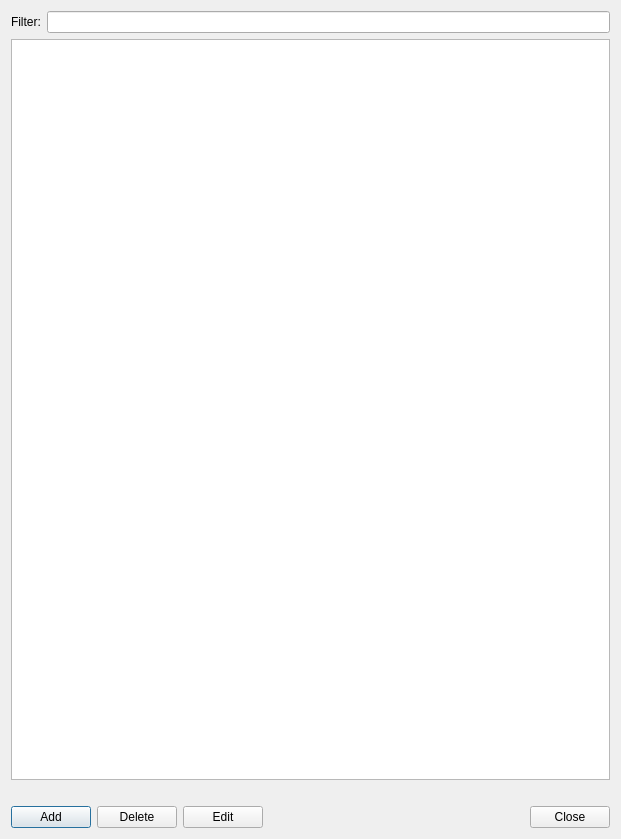
<?xml version="1.0" encoding="UTF-8"?>
<ui version="4.0">
 <class>DlgMountsEditor</class>
 <widget class="QDialog" name="DlgMountsEditor">
  <property name="geometry">
   <rect>
    <x>0</x>
    <y>0</y>
    <width>621</width>
    <height>839</height>
   </rect>
  </property>
  <property name="windowTitle">
   <string>Mounts editor dialog</string>
  </property>
  <layout class="QVBoxLayout" name="verticalLayout">
   <item>
    <layout class="QHBoxLayout" name="horizontalLayout_2">
     <item>
      <widget class="QLabel" name="label">
       <property name="text">
        <string>Filter:</string>
       </property>
      </widget>
     </item>
     <item>
      <widget class="QLineEdit" name="leFilter"/>
     </item>
    </layout>
   </item>
   <item>
    <widget class="QTableWidget" name="twMounts">
     <property name="alternatingRowColors">
      <bool>true</bool>
     </property>
     <property name="selectionMode">
      <enum>QAbstractItemView::SingleSelection</enum>
     </property>
    </widget>
   </item>
   <item>
    <widget class="QLabel" name="lblStatus">
     <property name="text">
      <string/>
     </property>
    </widget>
   </item>
   <item>
    <layout class="QHBoxLayout" name="horizontalLayout">
     <item>
      <widget class="QPushButton" name="pbAddMount">
       <property name="font">
        <font>
         <weight>50</weight>
         <bold>false</bold>
        </font>
       </property>
       <property name="text">
        <string>Add</string>
       </property>
      </widget>
     </item>
     <item>
      <widget class="QPushButton" name="pbDeleteMount">
       <property name="font">
        <font>
         <weight>50</weight>
         <bold>false</bold>
        </font>
       </property>
       <property name="text">
        <string>Delete</string>
       </property>
      </widget>
     </item>
     <item>
      <widget class="QPushButton" name="pbEditMount">
       <property name="font">
        <font>
         <weight>50</weight>
         <bold>false</bold>
        </font>
       </property>
       <property name="text">
        <string>Edit</string>
       </property>
      </widget>
     </item>
     <item>
      <spacer name="horizontalSpacer">
       <property name="orientation">
        <enum>Qt::Horizontal</enum>
       </property>
       <property name="sizeHint" stdset="0">
        <size>
         <width>40</width>
         <height>20</height>
        </size>
       </property>
      </spacer>
     </item>
     <item>
      <widget class="QDialogButtonBox" name="buttonBox">
       <property name="orientation">
        <enum>Qt::Horizontal</enum>
       </property>
       <property name="standardButtons">
        <set>QDialogButtonBox::Close</set>
       </property>
      </widget>
     </item>
    </layout>
   </item>
  </layout>
 </widget>
 <resources/>
 <connections>
  <connection>
   <sender>buttonBox</sender>
   <signal>accepted()</signal>
   <receiver>DlgMountsEditor</receiver>
   <slot>accept()</slot>
   <hints>
    <hint type="sourcelabel">
     <x>248</x>
     <y>254</y>
    </hint>
    <hint type="destinationlabel">
     <x>157</x>
     <y>274</y>
    </hint>
   </hints>
  </connection>
  <connection>
   <sender>buttonBox</sender>
   <signal>rejected()</signal>
   <receiver>DlgMountsEditor</receiver>
   <slot>reject()</slot>
   <hints>
    <hint type="sourcelabel">
     <x>316</x>
     <y>260</y>
    </hint>
    <hint type="destinationlabel">
     <x>286</x>
     <y>274</y>
    </hint>
   </hints>
  </connection>
 </connections>
</ui>
